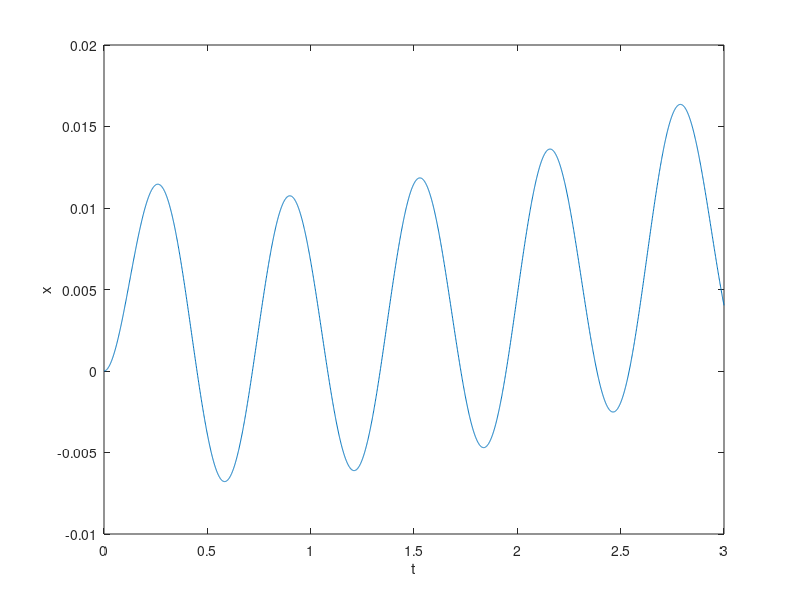

MATLAB code for this plot:
% function [disp,vel,accel]=harmonic_response(FEM,force,time_step,max_time)



function harmonic_response

% function second_oder_ode
%
% SOLVE  d2x/dt2+5 dx/dt - 4 x = sin(10 t)
% initial conditions: x(0) = 0, x'(0)=0

m=1;
c=5;
k=-4;
f=1;
force_omega=10;


ti=0:0.001:3;   % time scale
KCM=[m c k f force_omega];
initial_x    = 0;
initial_dxdt = 0;
xi=[initial_x initial_dxdt];
[t,x]=ode45( @fun_expression_4_ode45, ti, xi,KCM);

plot(t,x(:,1));
xlabel('t'); ylabel('x');


    function dxdt=fun_expression_4_ode45(t,x,KCM)
        
        
        dxdt_1 = x(2);
        dxdt_2 = -KCM(2)/KCM(1)*x(2) -KCM(3)/KCM(1)*x(1) + exp(sqrt(-1)*KCM(5).*t)*KCM(4)/KCM(1);
        
        dxdt=[dxdt_1; dxdt_2];
    end

end